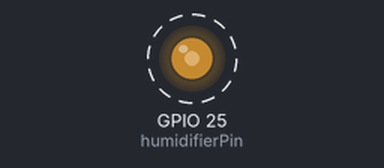
This sketch was run on a simulated ESP32. Shown: output pins drawn as LEDs (lit = HIGH). Dashed ring = blinking.

Above: at 0.05 s.
Timing chart, 0 to 4.6 s (numbered marks = the images above):
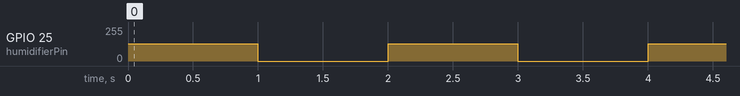

Measured:
- by itself, GPIO 25 (humidifierPin): alternates 128/255 for 1.0 s and 0/255 for 1.0 s

The sketch:

UltrasonicHumidifier.ino
```cpp
#include <Arduino.h>

// Define the PWM pin for the humidifier signal
const int humidifierPin = 25;  // GPIO 25

// Ultrasonic humidifier frequency
const int frequency = 113000;  // 113kHz

void setup() {
    pinMode(humidifierPin, OUTPUT);
    ledcSetup(0, frequency, 8);  // Setup LEDC timer with 113kHz frequency and 8-bit resolution
    ledcAttachPin(humidifierPin, 0);  // Attach the humidifier pin to the LEDC channel
    ledcWrite(0, 128);  // Start with a moderate duty cycle
}

void loop() {
    // You can adjust the duty cycle here to control the mist output
    ledcWrite(0, 128);  // Example: 50% duty cycle
    delay(1000);  // Run for 1 second
    ledcWrite(0, 0);  // Turn off for 1 second
    delay(1000);
}
```
